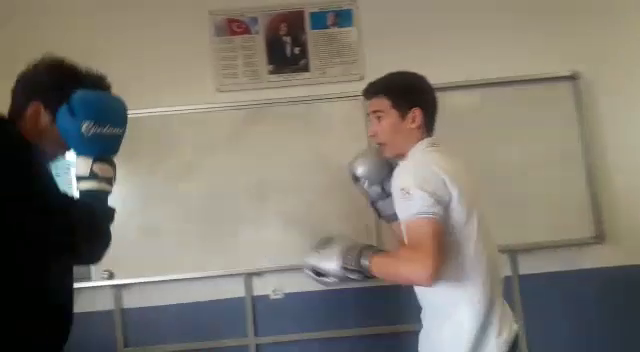
#> input picture frame 18 of Video/Lesson2/neoluyola.mp4, 640 x 352 px
$ python lesson2.py
#> lines starting #> are read from the running program, lines starting #| are printed output that depends on the picture
import cv2
import numpy as np

camera = cv2.VideoCapture("neoluyola.mp4")

camera.set(3,300)
camera.set(4,300)


def ayarlama(kare,yuzde = 75):
    genislik = int(kare.shape[1]* yuzde/75)
    yukseklik = int(kare.shape[0] * yuzde/100)
    boyut = (genislik,yukseklik)
    return  cv2.resize(kare,boyut,interpolation=cv2.INTER_AREA)


def main():

    while True:
        ret,kare = camera.read()
#> kare is the input picture: shape (352, 640, 3); mean B, G, R 110.5, 121.1, 126.6

        gri = cv2.cvtColor(kare,cv2.COLOR_BGR2GRAY)
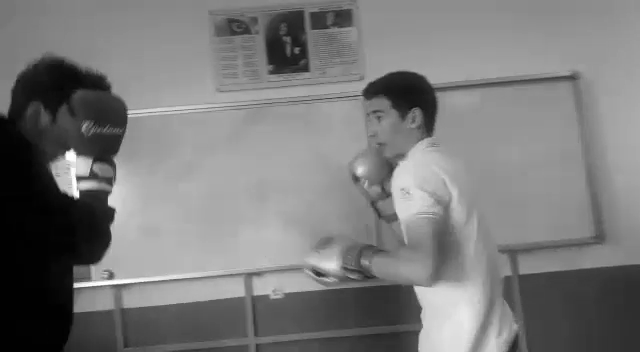
#> gri: shape (352, 640); min 0, max 255, mean 121.5

        kare2 = ayarlama(kare)
#> in ayarlama, `return  cv2.resize(kare,boyut,interpolation=cv2.INTER_AREA)`:
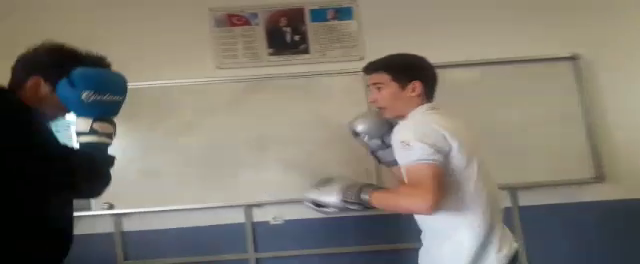
#> returned value: shape (264, 640, 3); mean of channels 0, 1, 2 110.5, 121.1, 126.6; drawn as B, G, R

        cv2.imshow("Kare",kare)
        cv2.imshow("Gri",gri)
        cv2.imshow("New",kare2)

        if cv2.waitKey(25) & 0xFF == ord('q'):
#> (key q is pressed here)
            break

    camera.release()
    cv2.destroyAllWindows()

if __name__ == "__main__":
    main()

$ run again, starting later in the video
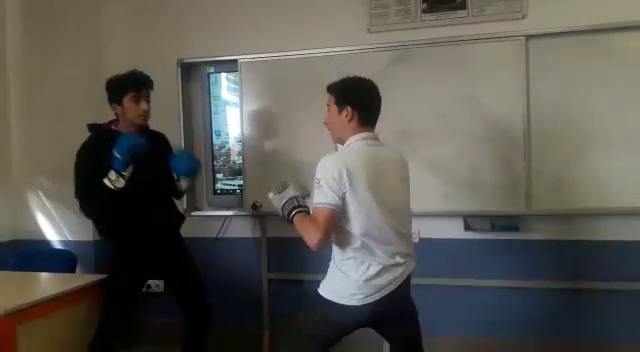
#> input picture frame 81 of Video/Lesson2/neoluyola.mp4, 640 x 352 px
#> in main, kare is the input picture: shape (352, 640, 3); mean B, G, R 81, 87.5, 89.6
#> in main, `gri = cv2.cvtColor(kare,cv2.COLOR_BGR2GRAY)`:
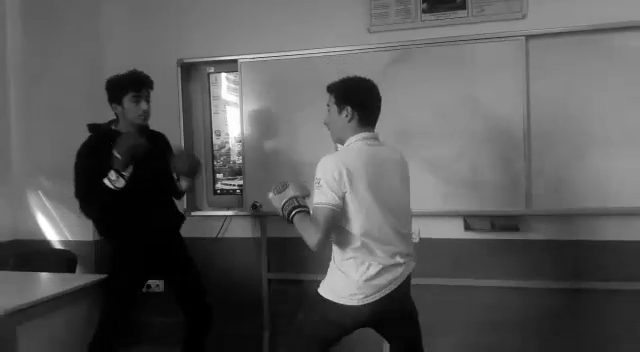
#> gri: shape (352, 640); min 0, max 255, mean 87.4
#> in ayarlama, `return  cv2.resize(kare,boyut,interpolation=cv2.INTER_AREA)`:
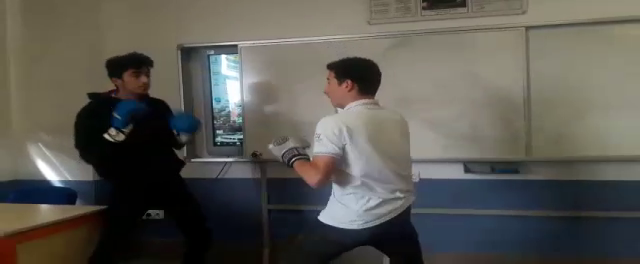
#> returned value: shape (264, 640, 3); mean of channels 0, 1, 2 81, 87.5, 89.6; drawn as B, G, R

$ run again, starting later in the video
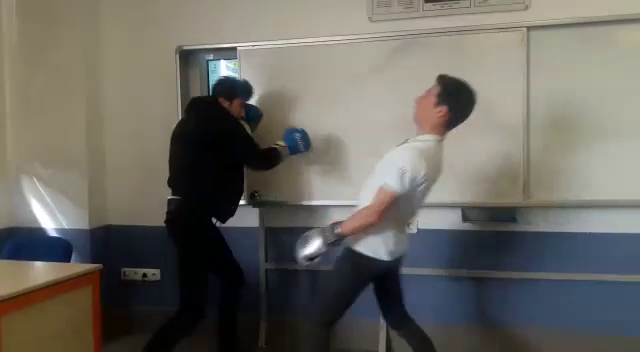
#> input picture frame 145 of Video/Lesson2/neoluyola.mp4, 640 x 352 px
#> in main, kare is the input picture: shape (352, 640, 3); mean B, G, R 97.3, 104.1, 106.5
#> in main, `gri = cv2.cvtColor(kare,cv2.COLOR_BGR2GRAY)`:
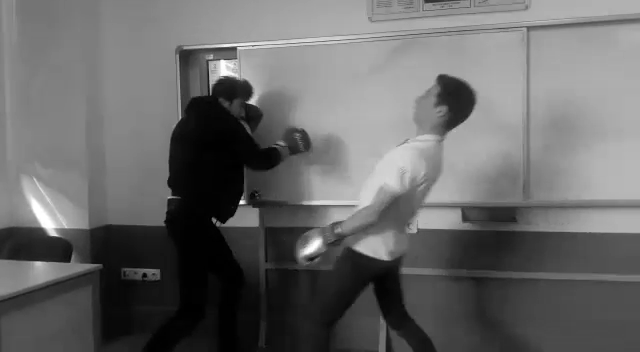
#> gri: shape (352, 640); min 0, max 255, mean 104
#> in ayarlama, `return  cv2.resize(kare,boyut,interpolation=cv2.INTER_AREA)`:
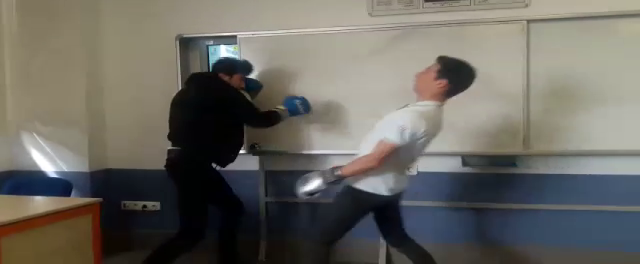
#> returned value: shape (264, 640, 3); mean of channels 0, 1, 2 97.3, 104.1, 106.5; drawn as B, G, R
